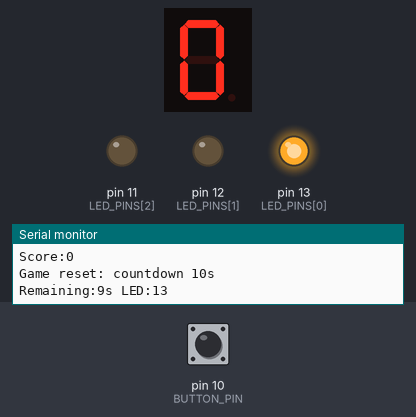
Bench run of a sketch on a simulated Arduino Uno, built with avr-gcc and run on an emulated ATmega328P. On the bench: 1-digit seven-segment display, output pins drawn as LEDs (lit = HIGH), the last lines printed to the serial monitor. Wiring (inferred from the names in the program): 1-digit 7-segment display, segments lit when HIGH: segments pin 2, pin 3, pin 4, pin 5, pin 6, pin 7, pin 8. Inputs (shaded band) come from the test bench; at power-on: pin 10 (BUTTON_PIN) HIGH. The segment pins are drawn as the display they are named for; pins used as bus, display or sensor lines are not drawn.

Above: at 1.2 s.
1.3 s: pin 10 (BUTTON_PIN) pulled LOW for 3.2 s
At 3.2 s:
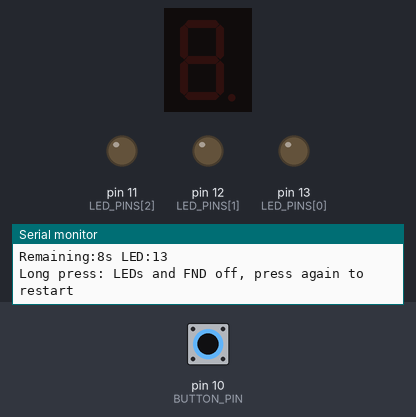
6.0 s: pin 10 (BUTTON_PIN) pulled LOW for 0.15 s
At 9.8 s:
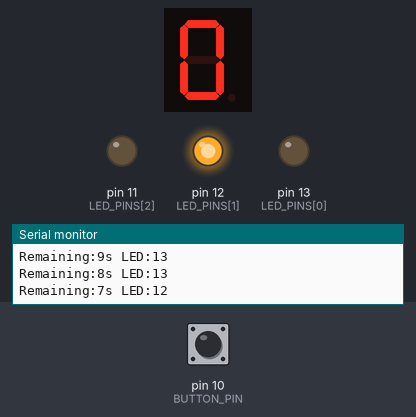
12.1 s: pin 10 (BUTTON_PIN) pulled LOW for 1 s
At 13.5 s:
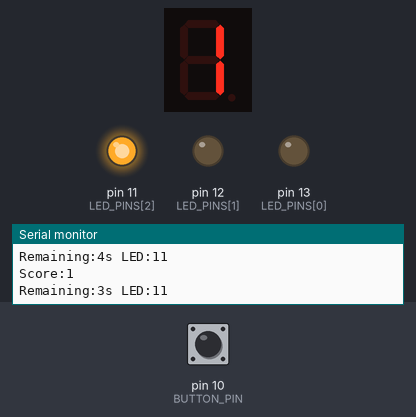
Timing chart, 0 to 20.7 s (numbered marks = the images above; inputs shaded):
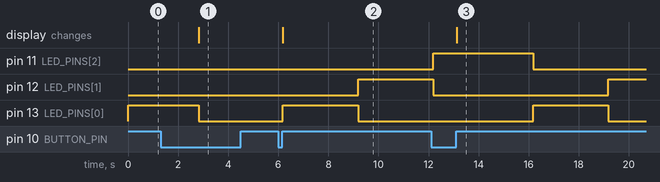

The sketch:

fndled.ino
```cpp
// 10초 카운트다운 + LED 3개 + 버튼 점수 게임
// 남은 시간 10~7초: D13, 7~4초: D12, 4~0초: D11 점등
// D11 점등 중 버튼 -> +1, 그 외 -> -1 (0 미만 없음), 9점이면 3초 깜빡인 뒤 초기화
// 버튼을 1.5초 이상 꾹 누르면 LED와 세그먼트 전부 꺼짐, 꺼진 상태에서 누르면 처음부터 다시 시작
// 공통 캐소드(COM = GND), A~G 각각에 330Ω 저항을 사용합니다.
const byte SEGMENT_PINS[] = {2, 3, 4, 5, 6, 7, 8};  // A, B, C, D, E, F, G
const byte BUTTON_PIN = 10;
const byte LED_PINS[] = {13, 12, 11};  // 카운트다운 순서
const byte DIGITS[] = {
  0x3F, 0x06, 0x5B, 0x4F, 0x66,
  0x6D, 0x7D, 0x07, 0x7F, 0x6F
};
const unsigned long COUNTDOWN_MS = 10000;
const unsigned long GREEN_FROM_MS = 4000;   // 남은 시간이 4초 이하면 D11
const unsigned long YELLOW_FROM_MS = 7000;  // 남은 시간이 7초 이하면 D12
const unsigned long WIN_BLINK_MS = 3000;
const unsigned long BLINK_INTERVAL_MS = 250;
const byte WIN_SCORE = 9;
const unsigned long LONG_PRESS_MS = 1500;  // 이 시간 이상 누르면 LED 전부 끄기
const byte NO_LED = 255;  // setLeds에 넘기면 모든 LED 꺼짐

byte score = 0;
byte activeLed = 0;  // LED_PINS 인덱스
bool winning = false;
bool sleeping = false;  // 길게 눌러서 꺼진 상태
bool longHandled = false;
unsigned long pressedAt = 0;
unsigned long countdownAt = 0;
unsigned long winAt = 0;
int lastReading = HIGH;
int stableButton = HIGH;
unsigned long changedAt = 0;
unsigned long lastReport = 0;

void showScore() {
  for (byte segment = 0; segment < 7; segment++) {
    digitalWrite(SEGMENT_PINS[segment], bitRead(DIGITS[score], segment));
  }
  Serial.print(F("Score:")); Serial.println(score);
}

void setLeds(byte index) {
  for (byte i = 0; i < 3; i++) {
    digitalWrite(LED_PINS[i], i == index ? HIGH : LOW);
  }
}

void resetGame() {
  score = 0;
  winning = false;
  countdownAt = millis();
  showScore();
  Serial.println(F("Game reset: countdown 10s"));
}

void onPress() {
  if (activeLed == 2) {
    score++;
  } else if (score > 0) {
    score--;
  }
  showScore();
  if (score >= WIN_SCORE) {
    winning = true;
    winAt = millis();
    Serial.println(F("WIN! blinking 3s"));
  }
}

void setup() {
  Serial.begin(9600);
  for (byte pin : SEGMENT_PINS) pinMode(pin, OUTPUT);
  for (byte pin : LED_PINS) pinMode(pin, OUTPUT);
  pinMode(BUTTON_PIN, INPUT_PULLUP);
  resetGame();
}

void loop() {
  const unsigned long now = millis();

  // 짧게 누르면 뗄 때 점수 처리, 길게 누르면 누르고 있는 중에 LED 끄기
  const int reading = digitalRead(BUTTON_PIN);
  if (reading != lastReading) changedAt = now;
  lastReading = reading;
  bool shortPress = false;
  if (now - changedAt >= 35 && reading != stableButton) {
    stableButton = reading;
    if (stableButton == LOW) {
      pressedAt = now;
      longHandled = false;
    } else if (!longHandled) {
      shortPress = true;
    }
  }
  if (stableButton == LOW && !longHandled && now - pressedAt >= LONG_PRESS_MS) {
    longHandled = true;
    if (!sleeping && !winning) {
      sleeping = true;
      setLeds(NO_LED);
      for (byte pin : SEGMENT_PINS) digitalWrite(pin, LOW);
      Serial.println(F("Long press: LEDs and FND off, press again to restart"));
    }
  }

  if (sleeping) {
    if (shortPress) {
      sleeping = false;
      resetGame();
    }
    return;
  }

  if (winning) {
    // 3초 동안 모든 LED 깜빡임, 이후 초기화
    const bool on = ((now - winAt) / BLINK_INTERVAL_MS) % 2 == 0;
    for (byte pin : LED_PINS) digitalWrite(pin, on ? HIGH : LOW);
    if (now - winAt >= WIN_BLINK_MS) resetGame();
    return;
  }

  // 카운트다운이 끝나면 다시 10초부터 시작
  if (now - countdownAt >= COUNTDOWN_MS) countdownAt = now;
  const unsigned long remaining = COUNTDOWN_MS - (now - countdownAt);
  if (remaining <= GREEN_FROM_MS) {
    activeLed = 2;
  } else if (remaining <= YELLOW_FROM_MS) {
    activeLed = 1;
  } else {
    activeLed = 0;
  }
  setLeds(activeLed);

  if (shortPress) onPress();

  if (now - lastReport >= 1000) {
    lastReport = now;
    Serial.print(F("Remaining:")); Serial.print((remaining + 999) / 1000);
    Serial.print(F("s LED:")); Serial.println(LED_PINS[activeLed]);
  }
}
```

Measured:
- after the input at 1.3 s, pin 12 (LED_PINS[1]): stays LOW (without the input it goes to HIGH after 1.7 s); the display: changes after 1.5 s (image 1)
- after the input at 6.0 s, pin 12 (LED_PINS[1]): LOW → HIGH after 3.2 s; pin 13 (LED_PINS[0]): LOW → HIGH after 0.19 s, → LOW 3.0 s later; the display: changes after 0.19 s (image 2)
- after the input at 12.1 s, the display: changes after 1.0 s (image 3)
